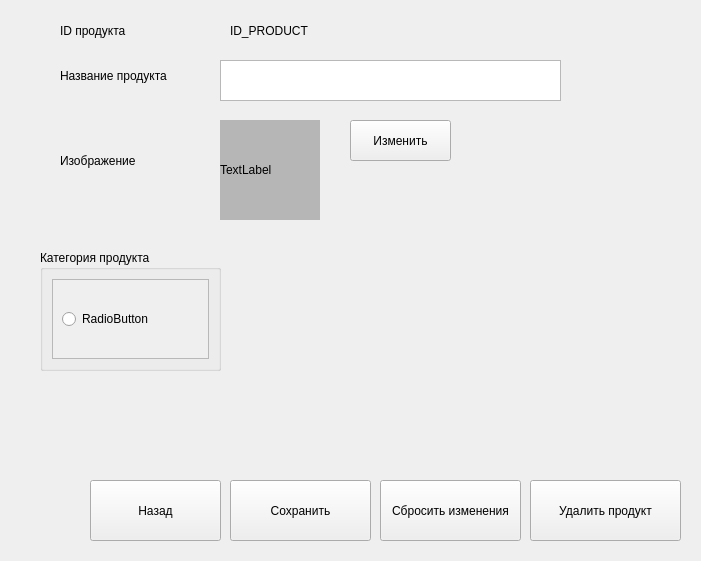
<?xml version="1.0" encoding="UTF-8"?>
<ui version="4.0">
 <class>Form</class>
 <widget class="QWidget" name="Form">
  <property name="geometry">
   <rect>
    <x>0</x>
    <y>0</y>
    <width>701</width>
    <height>561</height>
   </rect>
  </property>
  <property name="windowTitle">
   <string>Form</string>
  </property>
  <widget class="QPushButton" name="pushButton">
   <property name="geometry">
    <rect>
     <x>230</x>
     <y>480</y>
     <width>141</width>
     <height>61</height>
    </rect>
   </property>
   <property name="text">
    <string>Сохранить</string>
   </property>
  </widget>
  <widget class="QPushButton" name="pushButton_2">
   <property name="geometry">
    <rect>
     <x>90</x>
     <y>480</y>
     <width>131</width>
     <height>61</height>
    </rect>
   </property>
   <property name="text">
    <string>Назад</string>
   </property>
  </widget>
  <widget class="QPushButton" name="pushButton_3">
   <property name="geometry">
    <rect>
     <x>380</x>
     <y>480</y>
     <width>141</width>
     <height>61</height>
    </rect>
   </property>
   <property name="text">
    <string>Сбросить изменения</string>
   </property>
  </widget>
  <widget class="QTextEdit" name="textEdit">
   <property name="geometry">
    <rect>
     <x>220</x>
     <y>60</y>
     <width>341</width>
     <height>41</height>
    </rect>
   </property>
  </widget>
  <widget class="QPushButton" name="pushButton_4">
   <property name="geometry">
    <rect>
     <x>530</x>
     <y>480</y>
     <width>151</width>
     <height>61</height>
    </rect>
   </property>
   <property name="text">
    <string>Удалить продукт</string>
   </property>
  </widget>
  <widget class="QLabel" name="label">
   <property name="geometry">
    <rect>
     <x>60</x>
     <y>20</y>
     <width>111</width>
     <height>21</height>
    </rect>
   </property>
   <property name="text">
    <string>ID продукта</string>
   </property>
  </widget>
  <widget class="QLabel" name="label_2">
   <property name="geometry">
    <rect>
     <x>230</x>
     <y>20</y>
     <width>161</width>
     <height>21</height>
    </rect>
   </property>
   <property name="text">
    <string>ID_PRODUCT</string>
   </property>
  </widget>
  <widget class="QLabel" name="label_3">
   <property name="geometry">
    <rect>
     <x>60</x>
     <y>60</y>
     <width>111</width>
     <height>31</height>
    </rect>
   </property>
   <property name="text">
    <string>Название продукта</string>
   </property>
  </widget>
  <widget class="QGroupBox" name="groupBox">
   <property name="geometry">
    <rect>
     <x>40</x>
     <y>250</y>
     <width>181</width>
     <height>121</height>
    </rect>
   </property>
   <property name="title">
    <string>Категория продукта</string>
   </property>
   <layout class="QVBoxLayout" name="verticalLayout">
    <item>
     <widget class="QScrollArea" name="scrollArea">
      <property name="widgetResizable">
       <bool>true</bool>
      </property>
      <widget class="QWidget" name="scrollAreaWidgetContents">
       <property name="geometry">
        <rect>
         <x>0</x>
         <y>0</y>
         <width>159</width>
         <height>83</height>
        </rect>
       </property>
       <layout class="QVBoxLayout" name="verticalLayout_2">
        <item>
         <widget class="QRadioButton" name="radioButton_3">
          <property name="text">
           <string>RadioButton</string>
          </property>
         </widget>
        </item>
       </layout>
      </widget>
     </widget>
    </item>
   </layout>
  </widget>
  <widget class="QLabel" name="label_4">
   <property name="geometry">
    <rect>
     <x>60</x>
     <y>140</y>
     <width>91</width>
     <height>41</height>
    </rect>
   </property>
   <property name="text">
    <string>Изображение</string>
   </property>
  </widget>
  <widget class="QLabel" name="label_5">
   <property name="geometry">
    <rect>
     <x>220</x>
     <y>120</y>
     <width>100</width>
     <height>100</height>
    </rect>
   </property>
   <property name="minimumSize">
    <size>
     <width>100</width>
     <height>100</height>
    </size>
   </property>
   <property name="maximumSize">
    <size>
     <width>100</width>
     <height>100</height>
    </size>
   </property>
   <property name="styleSheet">
    <string notr="true">background-color: rgb(182, 182, 182);</string>
   </property>
   <property name="text">
    <string>TextLabel</string>
   </property>
  </widget>
  <widget class="QPushButton" name="pushButton_5">
   <property name="geometry">
    <rect>
     <x>350</x>
     <y>120</y>
     <width>101</width>
     <height>41</height>
    </rect>
   </property>
   <property name="text">
    <string>Изменить</string>
   </property>
  </widget>
 </widget>
 <resources/>
 <connections/>
</ui>
